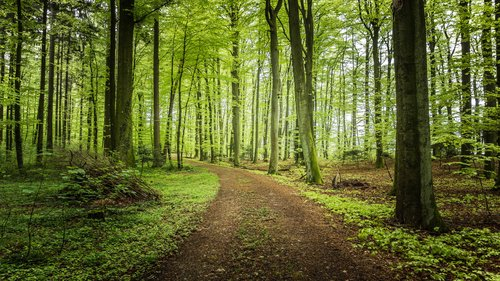
#> input picture Images/landscape4.jpeg, 500 x 281 px
$ jupyter execute Image_example.ipynb   (older library calls are emulated)
#> lines starting #> are read from the running program, lines starting #| are printed output that depends on the picture
### assignment.py
#!/usr/bin/env python3
# -*- coding: utf-8 -*-
"""
Created on Thu Dec 10 14:13:21 2020

@author: qspinat
"""

import numpy as np
from numba import jit,prange
import matplotlib.pyplot as plt
import time
from multiprocessing import Pool
import functools

#%%#################### cost function ####################

def cost(X,Y,a):
    return np.sum((X-Y[a])**2)

#%%################################

# [27 lines left out: function brut_force, not called in this run]


@jit(nopython=True)
def nn_assignment(X,Y):
    """
    Parameters
    ----------
    X : sorted X, size m<n
    Y : sorted Y, size n
    t : array of integer to stock the assignement

    Returns function t wich assign X[i] to Y[t[i]]
    -------
    None.

    """
    m = X.shape[0]
    n = Y.shape[0]

    t = np.zeros(m).astype(np.int64)

    i=0
    j=0
    while(i<m):
        if X[i]<=Y[j]:
            t[i]=j
            i+=1
        elif j==n-1:
            t[i]=n-1
            i+=1
        elif Y[j+1]<X[i]:
            j+=1
        elif np.abs(X[i]-Y[j])<np.abs(X[i]-Y[j+1]):
            t[i]=j
            i+=1
        else :
            t[i]=j+1
            j+=1
            i+=1
    return t

@jit(nopython=True)
def quad_assignment_preprocessed_jit(X,Y,t):
    """
    Parameters
    ----------
    X : sorted X, size m<n, allready preprocessed
    Y : sorted Y, size n, allready preprocessed
    t : optimal assigment X to Y (allready done)
    a : array of integer to stock the injective assignement

    Returns a injective optimal assignement
    -------
    None doesn't simplify the problem
    s = rightmost current free point
    a[r] = s + 1
    """

    m = X.shape[0]
    n = Y.shape[0]
    a = np.zeros(m).astype(np.int64)


    #initialization
    a[0] = t[0]
    s = a[0]-1
    r = 0
    S1 = 0.
    S2 = 0.

    for i in range(0,m-1):
        if t[i+1]>a[i]:
            a[i+1] = t[i+1]
            if a[i+1]>a[i]+1:
                s = a[i+1]-1
                r = i+1
                S1 = 0.
                S2 = 0.
            else:
                S1 += (X[i]-Y[a[i]-1])**2
                S2 += (X[i]-Y[a[i]])**2
        else:
            #subcases
            if s<0:
                #case 2
                a[i+1] = a[i]+1
                S1 += (X[i]-Y[a[i]-1])**2
                S2 += (X[i]-Y[a[i]])**2
            elif a[i]==n-1:
                S1 += (X[i]-Y[a[i]-1])**2
                #case 1
                a[i+1]=a[i]
                a[r:i+1]=np.arange(s,a[i+1])
                # change s and r and update S2
                S2 = S1
                for j in range(r,-1,-1):
                    if j !=0:
                            S2 += (X[j]-Y[a[j]])**2
                    if j == 0:
                        s = a[0]-1
                        r = 0
                        break
                    elif a[j]>a[j-1]+1:
                        s = a[j]-1
                        r = j
                        break
                #update S1
                S1 = np.sum((X[r:i+1]-Y[a[r:i+1]-1])**2)

            else:
            # compute sums
#                print(a[i])
#                print(Y.shape)
#                print(Y[a[i]])
                S1 += (X[i]-Y[a[i]-1])**2
                S2 += (X[i]-Y[a[i]])**2
                w1 = S1 + (X[i+1]-Y[a[i]])**2
                w2 = S2 + (X[i+1]-Y[a[i]+1])**2
                #w1_ = np.sum((X[r:i+1]-Y[a[r:i+1]-1])**2) + (X[i+1]-Y[a[i]])**2
                #w2_ = np.sum((X[r:i+1]-Y[a[r:i+1]])**2) + (X[i+1]-Y[a[i]+1])**2

                #case 1
                if w1<w2:
                    a[i+1]=a[i]
                    a[r:i+1]=np.arange(s,a[i+1])

                    # change s and r and update S2
                    S2 = S1
                    for j in range(r,-1,-1):
                        if j !=r:
                            S2 += (X[j]-Y[a[j]])**2
                        if j == 0:
                            s = a[0]-1
                            r = 0
                            break
                        elif a[j]>a[j-1]+1:
                            s = a[j]-1
                            r = j
                            break
                    #update S1
                    S1 = np.sum((X[r:i+1]-Y[a[r:i+1]-1])**2)
                #case 2
                else:
                    a[i+1]=a[i]+1

    return a

# [4 lines left out: function quad_assignment_preprocessed, not called in this run]

@jit(nopython=True)
def quad_assignment_jit(X,Y,t):
    """

    Parameters
    ----------
    X : sorted X, size m<n
    Y : sorted Y, size n
    t : array of integer to stock the assignement(allready done)
    a : array of integer to stock the injective assignement

    Returns a optimal injective assigment t
    -------
    None.

    """
    m = X.shape[0]
    n = Y.shape[0]

    a = np.zeros(m).astype(np.int64)


    #################  symplifying the problem ###############

    # n == m
    if n==m:
        for i in range(m):
            a[i] = i
        return a

    # m == n-1
    if m==n-1:
        res_opt = 0
        res = 0
        k_opt=-1
        for k in range(0,m):
            res += (X[k]-Y[k])**2-(X[k]-Y[k+1])**2
            if res<res_opt:
                res_opt=res
                k_opt=k
        a[:k_opt+1] = np.arange(k_opt+1)
        a[k_opt+1:] = np.arange(k_opt+2,n)
        return a

#    a = np.zeros(m,dtype=np.int)

    # X before Y
    ind_min=0
    while X[ind_min]<=Y[ind_min]:
        a[ind_min]=ind_min
        ind_min+=1
        if ind_min == m:
            return a


    # X after Y
    ind_max=-1
    while X[m+ind_max]>=Y[n+ind_max]:
        a[m+ind_max]=n+ind_max
        ind_max-=1
        if m+ind_max == ind_min-1:
            return a

    #print("OK",ind_min,ind_max)

    t = t[ind_min:m+ind_max+1]-ind_min

    # number of non-injective values of t
    p = t.shape[0]-np.unique(t).shape[0]
    if p==0:
        a[ind_min:m+ind_max+1]=t+ind_min
        return a

    # for numba
    if t[0]-p>0:
        ind_min_Y = ind_min+t[0]-p
    else :
        ind_min_Y = ind_min

    if n+ind_max-ind_min<t[m+ind_max-ind_min]+p:
        ind_max_Y = n+ind_max-ind_min+ind_min
    else :
        ind_max_Y = t[m+ind_max-ind_min]+p+ind_min
    #print("OKOK",ind_min_Y,ind_max_Y-n)

    # assigment
    a[ind_min:m+ind_max+1] = quad_assignment_preprocessed_jit(X[ind_min:m+ind_max+1], Y[ind_min_Y:ind_max_Y+1], t-ind_min_Y+ind_min)+ind_min_Y

    return a

# [115 lines left out: functions quad_assignment, assignment_decomp_jit, not called in this run]

def assignment_decomp(X, Y,log=False):
    t = nn_assignment(X, Y)
    return assignment_decomp_jit(X, Y, t,log=log)

#%%################### optimalinjective assigment with assignment decomposition #####################################

# [23 lines left out: function assignment_jit, not called in this run]

def f_pool(i,X,Y,t,A):
    return quad_assignment_jit(X[A[i][0]:A[i][1]+1] , Y[A[i][2]+1:A[i][3]+1], t[A[i][0]:A[i][1]+1]-A[i][2]-1) + A[i][2]+1


# [41 lines left out: functions assignment_pool, assignment, assignment_bis, not called in this run]

#%%################### FIST #######################

@jit(nopython=True)
def FIST_image(X,Y,n_iter,c=None):
    X_match = X.copy().reshape(X.shape[0]*X.shape[1],3)
    Y_match = Y.copy().reshape(Y.shape[0]*Y.shape[1],3)
    alpha = 1
    for i in range(n_iter):
        if ((i%(n_iter//100))==0):
            print((i*100)//n_iter,'%')

        # coef SGD
        if c != None:
            alpha = c/(1+i)**0.6

        # direction
        theta = np.pi*np.random.uniform(0,1)
        phi = np.pi*np.random.uniform(0,1)

        #projection
        X_proj = X_match[:,0]*np.sin(phi)*np.cos(theta)+X_match[:,1]*np.sin(phi)*np.sin(theta)+X_match[:,2]*np.cos(phi)
        Y_proj = Y_match[:,0]*np.sin(phi)*np.cos(theta)+Y_match[:,1]*np.sin(phi)*np.sin(theta)+Y_match[:,2]*np.cos(phi)

        #sort
        X_sort_indices = np.argsort(X_proj,kind='mergesort')
        Y_sort_indices = np.argsort(Y_proj,kind='mergesort')

        #assigment
        t = nn_assignment(X_proj[X_sort_indices], Y_proj[Y_sort_indices])
        a = quad_assignment_jit(X_proj[X_sort_indices], Y_proj[Y_sort_indices], t)
        #A = assignment_decomp_jit(X_proj[X_sort_indices],Y_proj[Y_sort_indices],t)
        #a = assignment_jit(X_proj[X_sort_indices], Y_proj[Y_sort_indices], t, A)

        #gradient
        grad = X_proj[X_sort_indices]-Y_proj[Y_sort_indices][a]
        if ((i%(n_iter//100))==0):
            print("gradient norm :",np.linalg.norm(grad))
        #grad=grad*m/grad_norm
        #problem ici
        X_match[X_sort_indices,0] -= grad*alpha*np.sin(phi)*np.cos(theta)
        X_match[X_sort_indices,1] -= grad*alpha*np.sin(phi)*np.sin(theta)
        X_match[X_sort_indices,2] -= grad*alpha*np.cos(phi)

    return X_match.reshape(X.shape)

### FIST image channels

# [105 lines left out: functions FIST_features, FIST_2D_similarity, not called in this run]

### Image_example.ipynb
[cell 1]
import numpy as np
import matplotlib.pyplot as plt
from PIL import Image

from assignment import FIST_image,FIST_features

### Loading images

[cell 2]
X = np.array(Image.open('Images/landscape4.jpeg'),dtype=float)[:,:,:3]
Y_ = Image.open('Images/landscape1.jpeg')
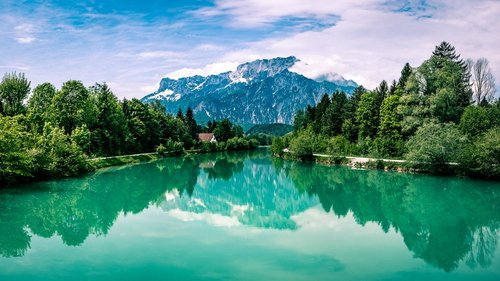
#> input picture Images/landscape1.jpeg, 500 x 281 px
#> Y_ is the input picture: PIL image 500x281 RGB; mean R, G, B 88.2, 145.1, 137.7

scale = 1.33
Y = Y_.resize((int(scale*Y_.width),int(scale*Y_.height)),0)
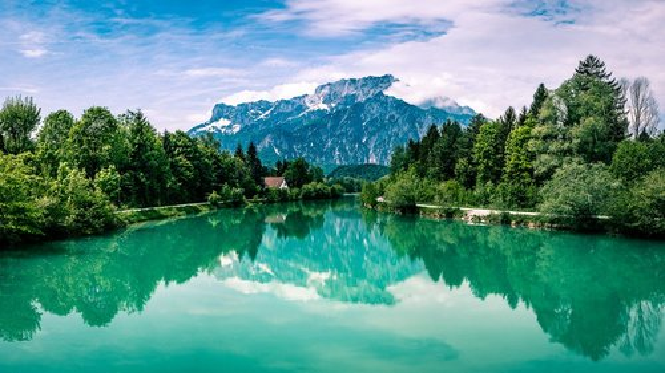
#> Y: PIL image 665x373 RGB; mean R, G, B 88.3, 145.1, 137.7
Y = np.array(Y,dtype=float)
#> Y: shape (373, 665, 3) float64
